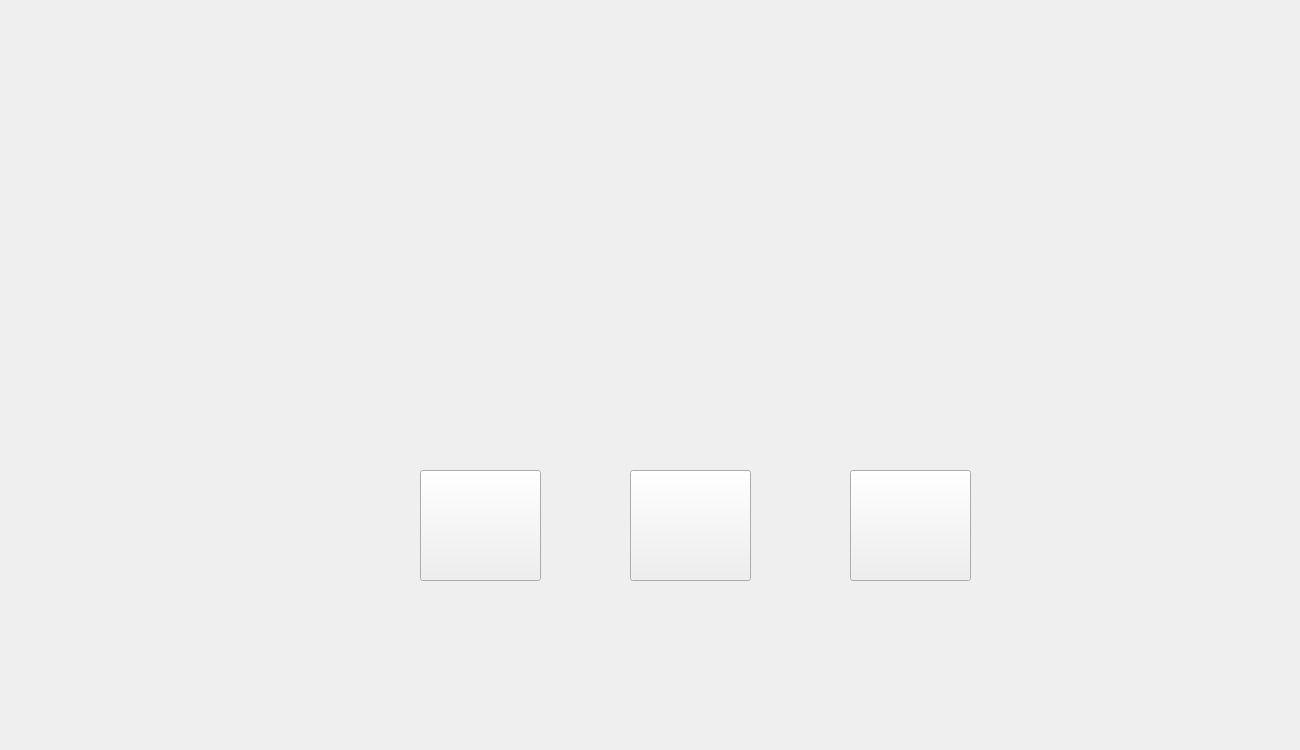
<?xml version="1.0" encoding="UTF-8"?>
<ui version="4.0">
 <class>Choose</class>
 <widget class="QWidget" name="Choose">
  <property name="geometry">
   <rect>
    <x>0</x>
    <y>0</y>
    <width>1300</width>
    <height>750</height>
   </rect>
  </property>
  <property name="minimumSize">
   <size>
    <width>1300</width>
    <height>750</height>
   </size>
  </property>
  <property name="maximumSize">
   <size>
    <width>1300</width>
    <height>750</height>
   </size>
  </property>
  <property name="windowTitle">
   <string>Form</string>
  </property>
  <widget class="QPushButton" name="Round1">
   <property name="geometry">
    <rect>
     <x>420</x>
     <y>470</y>
     <width>121</width>
     <height>111</height>
    </rect>
   </property>
   <property name="styleSheet">
    <string notr="true">border-image: url(:/image/again.png);</string>
   </property>
   <property name="text">
    <string/>
   </property>
  </widget>
  <widget class="QPushButton" name="pushButton">
   <property name="geometry">
    <rect>
     <x>630</x>
     <y>470</y>
     <width>121</width>
     <height>111</height>
    </rect>
   </property>
   <property name="styleSheet">
    <string notr="true">border-image:url(:/image/exit.png)</string>
   </property>
   <property name="text">
    <string/>
   </property>
  </widget>
  <widget class="QPushButton" name="pushButton_2">
   <property name="geometry">
    <rect>
     <x>850</x>
     <y>470</y>
     <width>121</width>
     <height>111</height>
    </rect>
   </property>
   <property name="styleSheet">
    <string notr="true">border-image:url(:/image/next.png)</string>
   </property>
   <property name="text">
    <string/>
   </property>
  </widget>
 </widget>
 <resources/>
 <connections/>
</ui>
